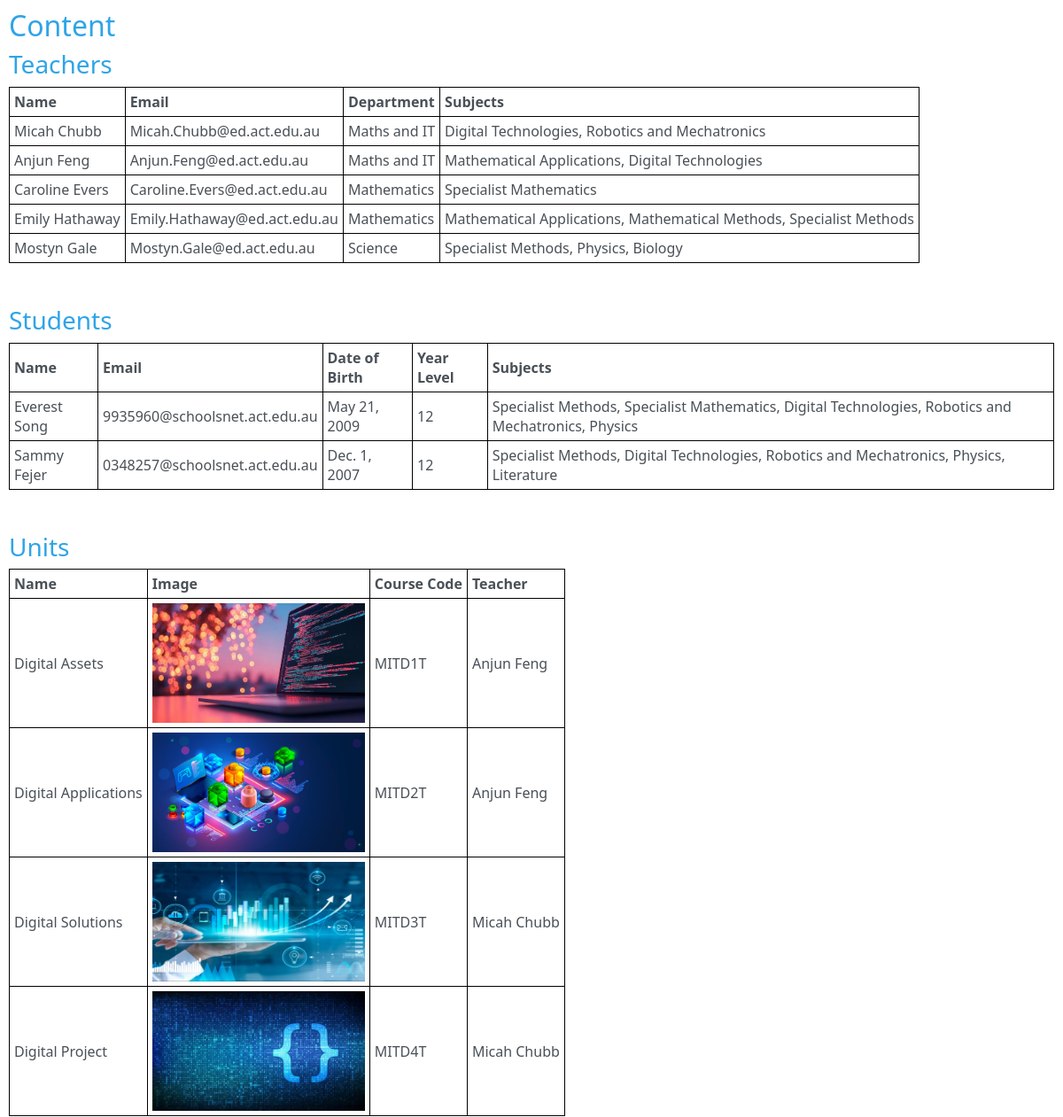
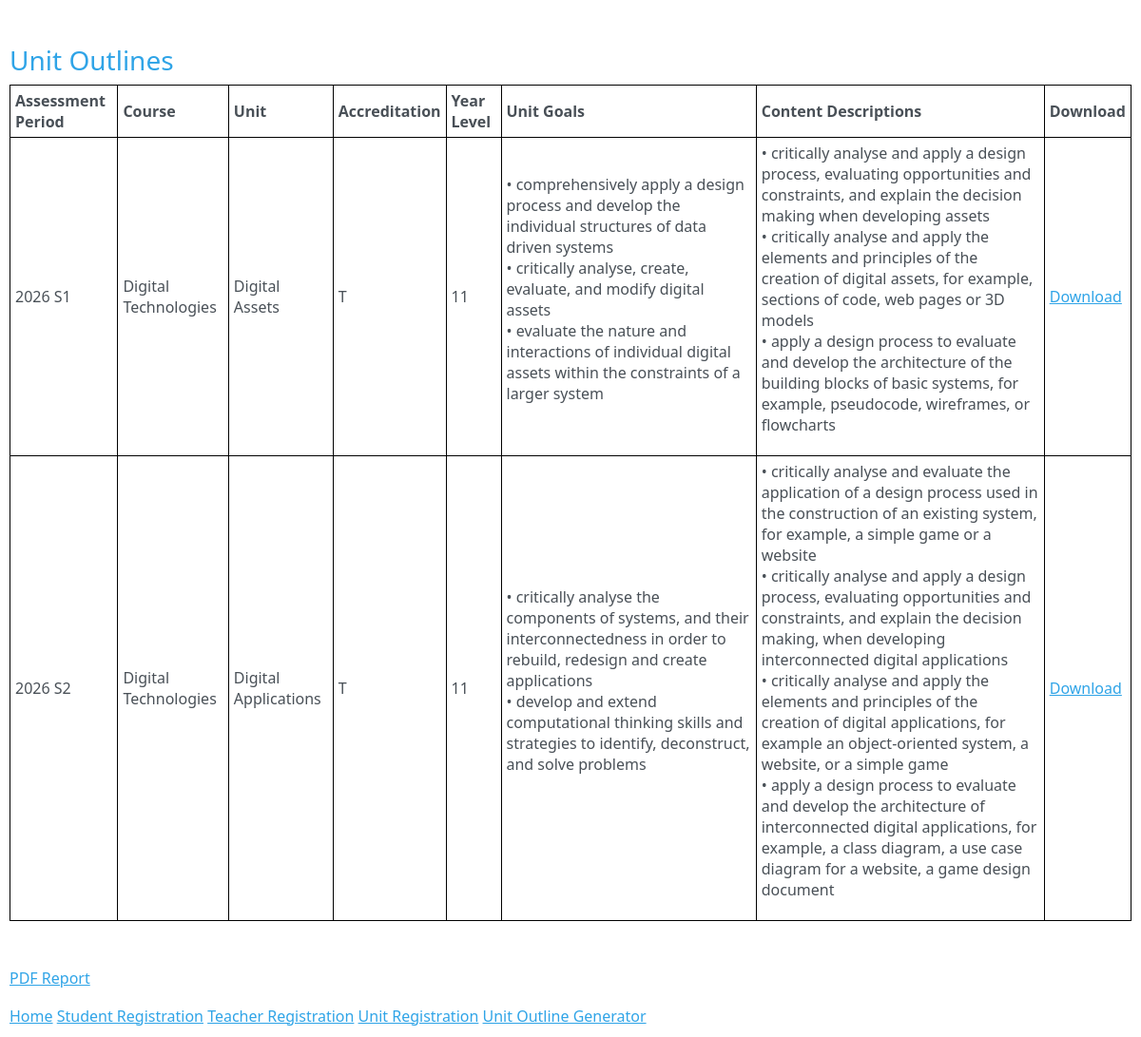
The page /home on the database its author committed (2 pictures, top to bottom).
### Content/models.py (models this page shows, shortened)
class Teacher(models.Model):
    name = models.CharField(max_length=25)
    email = models.EmailField(max_length=100, unique=True)
    department = models.CharField(max_length=40)
    subjects = models.ManyToManyField(Subject, blank=True)
    def __str__(self):
        return self.name

class Subject(models.Model):
    name = models.CharField(max_length=30, unique=True)
    def __str__(self):
        return self.name

class Student(models.Model):
    name = models.CharField(max_length=25)
    email = models.EmailField(max_length=100, unique=True)
    date_of_birth = models.DateField(default=timezone.now, validators=[MinValueValidator(date(2000, 1, 1)), MaxValueValidator(date(2026, 1, 1))])
    year_level = models.IntegerField(validators=[MinValueValidator(1), MaxValueValidator(12)])
    subjects = models.ManyToManyField(Subject, blank=True)

class Unit(models.Model):
    name = models.CharField(max_length=50)
    image = models.ImageField(null=True, blank=True)
    course_code = models.CharField(max_length=10)
    teacher = models.ForeignKey(Teacher, on_delete=models.CASCADE)
    def __str__(self):
        return self.name

class UnitOutline(models.Model):
    assessment_period = models.CharField(max_length=50)
    course = models.ForeignKey(Subject, on_delete=models.CASCADE)
    unit = models.OneToOneField(Unit, on_delete=models.CASCADE)
    accreditation = models.CharField(max_length=10)
    year_level = models.IntegerField(validators=[MinValueValidator(1), MaxValueValidator(12)])
    unit_goals = models.TextField()
    content_descriptions = models.TextField()

### Content/views.py (the view)
# urls.py: re_path(r'^home$', Content.views.index, name='home'),
def index(request):
    teachers = Teacher.objects.all()
    students = Student.objects.all()
    units = Unit.objects.all()
    outlines = UnitOutline.objects.all()
    return render(request, 'Content/index.html', {'teachers': teachers, 'students': students, 'units': units, 'outlines': outlines})

### Content/templates/Content/index.html (shortened to what this page needs)
<head>
    <link rel="stylesheet" type="text/css" href="https://bootswatch.com/5/cerulean/bootstrap.css" />
</head>
<html>
<head><title></title></head>
<body>
    <h2>Content</h2>
    <h3>Teachers</h3>
    {% if teachers %}
    <table>
        <tr>
            <th>Name</th>
            <th>Email</th>
            <th>Department</th>
            <th>Subjects</th>
        </tr>
        {% for teacher in teachers %}
        <tr>
            <td>{{teacher.name}}</td>
            <td>{{teacher.email}}</td>
            <td>{{teacher.department}}</td>
            <td>
                {% for subject in teacher.subjects.all %} {{subject.name}}{% if not forloop.last %},
                {% endif %}
                {% empty %} No subjects selected.
                {% endfor %}
            </td>
        </tr>
        {% endfor %}
    </table>
    {% else %}
    No data!
    {% endif %}
    <br> <br>
    <h3>Students</h3>
    {% if students %}
    <table>
        <tr>
            <th>Name</th>
            <th>Email</th>
            <th>Date of Birth</th>
            <th>Year Level</th>
            <th>Subjects</th>
        </tr>
        {% for student in students %}
        <tr>
            <td>{{student.name}}</td>
            <td>{{student.email}}</td>
            <td>{{student.date_of_birth}}</td>
            <td>{{student.year_level}}</td>
            <td>
                {% for subject in student.subjects.all %} {{subject.name}}{% if not forloop.last %},
                {% endif %}
                {% empty %} No subjects selected.
                {% endfor %}
            </td>
        </tr>
        {% endfor %}
    </table>
    {% else %}
    No data!
    {% endif %}
    <br> <br>
    <h3>Units</h3>
    {% if units %}
    <table>
        <tr>
            <th>Name</th>
            <th>Image</th>
            <th>Course Code</th>
            <th>Teacher</th>
        </tr>
        {% for unit in units %}
        <tr>
            <td>{{unit.name}}</td>
            {% if unit.image %}
            <td> <img src="{{unit.image.url}}" width="240" height="135" /> </td>
            {% else %}
            <td> No image uploaded! </td>
            {% endif %}
            <td>{{unit.course_code}}</td>
            <td>{{unit.teacher}}</td>
        </tr>
        {% endfor %}
    </table>
    {% else %}
    No data!
    {% endif %}
    <br> <br>
    <h3>Unit Outlines</h3>
    {% if outlines %}
    <table>
        <tr>
            <th>Assessment Period</th>
            <th>Course</th>
            <th>Unit</th>
            <th>Accreditation</th>
            <th>Year Level</th>
            <th>Unit Goals</th>
            <th>Content Descriptions</th>
            <th>Download</th>
        </tr>
        {% for outline in outlines %}
        <tr>
            <td>{{outline.assessment_period}}</td>
            <td>{{outline.course}}</td>
            <td>{{outline.unit}}</td>
            <td>{{outline.accreditation}}</td>
            <td>{{outline.year_level}}</td>
            <td>{{outline.unit_goals | linebreaks}}</td>
            <td>{{outline.content_descriptions | linebreaks}}</td>
            <td> <a href="{% url 'report' %}">Download</a> </td>
        </tr>
        {% endfor %}
    </table>
    {% else %}
    No data!
    {% endif %}
    <br> <br>
    <p><a href="{% url 'report'%}">PDF Report</a></p>
    <a href="{% url 'index' %}">Home</a>
    <a href="{% url 'studentForm' %}">Student Registration</a>
    <a href="{% url 'teacherForm' %}">Teacher Registration</a>
    <a href="{% url 'unitForm' %}">Unit Registration</a>
    <a href="{% url 'unitOutlineForm' %}">Unit Outline Generator</a>
</body>
</html>

### Content/templates/Content/index.html (style rules this page uses)
body { margin: 0; padding: 10px; }
table { border-collapse: collapse; }
th, td { border: 1px solid black; padding: 5px; }

### rows shown on the page
Teacher: name "Micah Chubb", email "Micah.Chubb@ed.act.edu.au", department "Maths and IT"
Subject: name "Digital Technologies"
Subject: name "Robotics and Mechatronics"
Teacher: name "Anjun Feng", email "Anjun.Feng@ed.act.edu.au", department "Maths and IT"
Subject: name "Mathematical Applications"
Teacher: name "Caroline Evers", email "Caroline.Evers@ed.act.edu.au", department "Mathematics"
Subject: name "Specialist Mathematics"
Teacher: name "Emily Hathaway", email "Emily.Hathaway@ed.act.edu.au", department "Mathematics"
Subject: name "Mathematical Methods"
Subject: name "Specialist Methods"
Teacher: name "Mostyn Gale", email "Mostyn.Gale@ed.act.edu.au", department "Science"
Subject: name "Physics"
Subject: name "Biology"
Student: name "Everest Song", email "9935960@schoolsnet.act.edu.au", date_of_birth "May 21, 2009", year_level "12"
Student: name "Sammy Fejer", email "0348257@schoolsnet.act.edu.au", date_of_birth "Dec. 1, 2007", year_level "12"
Subject: name "Literature"
Unit: name "Digital Assets", image (picture), course_code "MITD1T", teacher "Anjun Feng"
Unit: name "Digital Applications", image (picture), course_code "MITD2T", teacher "Anjun Feng"
Unit: name "Digital Solutions", image (picture), course_code "MITD3T", teacher "Micah Chubb"
Unit: name "Digital Project", image (picture), course_code "MITD4T", teacher "Micah Chubb"
UnitOutline: assessment_period "2026 S1", course "Digital Technologies", unit "Digital Assets", accreditation "T", year_level "11", unit_goals "• comprehensively apply a design process and develop the individual structures of data driven systems • critically analyse, create, evaluate, and modify digital assets • evaluate the nature and interactions of individual digital assets within the constraints of a larger system", content_descriptions "• critically analyse and apply a design process, evaluating opportunities and constraints, and explain the decision making when developing assets • critically analyse and apply the elements and principles of the creation of digital assets, for example, sections of code, web pages or 3D models • apply a design process to evaluate and develop the architecture of the building blocks of basic systems, for example, pseudocode, wireframes, or flowcharts"
UnitOutline: assessment_period "2026 S2", course "Digital Technologies", unit "Digital Applications", accreditation "T", year_level "11", unit_goals "• critically analyse the components of systems, and their interconnectedness in order to rebuild, redesign and create applications • develop and extend computational thinking skills and strategies to identify, deconstruct, and solve problems", content_descriptions "• critically analyse and evaluate the application of a design process used in the construction of an existing system, for example, a simple game or a website • critically analyse and apply a design process, evaluating opportunities and constraints, and explain the decision making, when developing interconnected digital applications • critically analyse and apply the elements and principles of the creation of digital applications, for example an object-oriented system, a website, or a simple game • apply a design process to evaluate and develop the architecture of interconnected digital applications, for example, a class diagram, a use case diagram for a website, a game design document"
